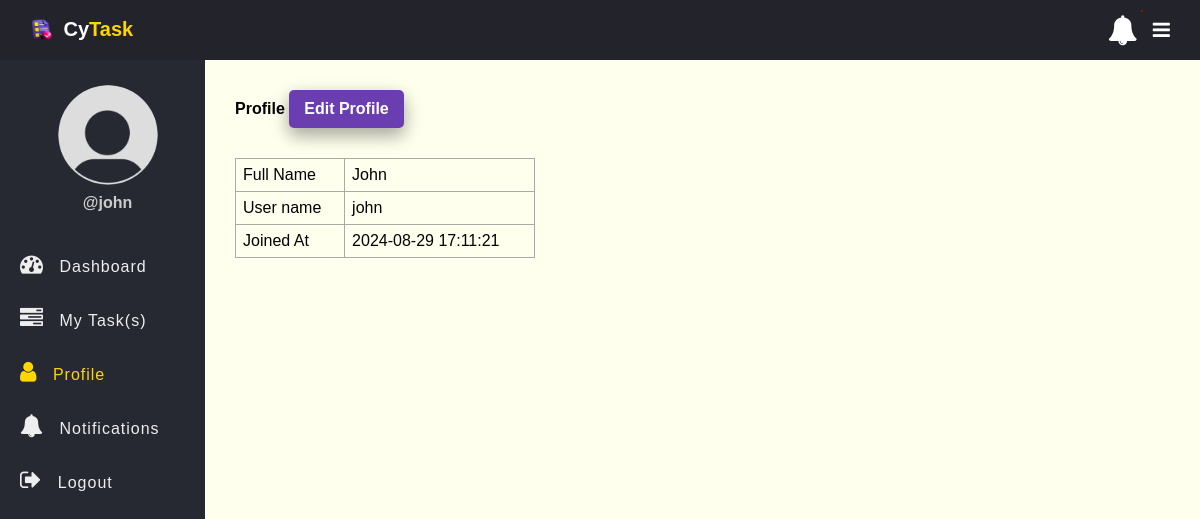
/profile.php (signed in), run on an earlier commit of the app's database.
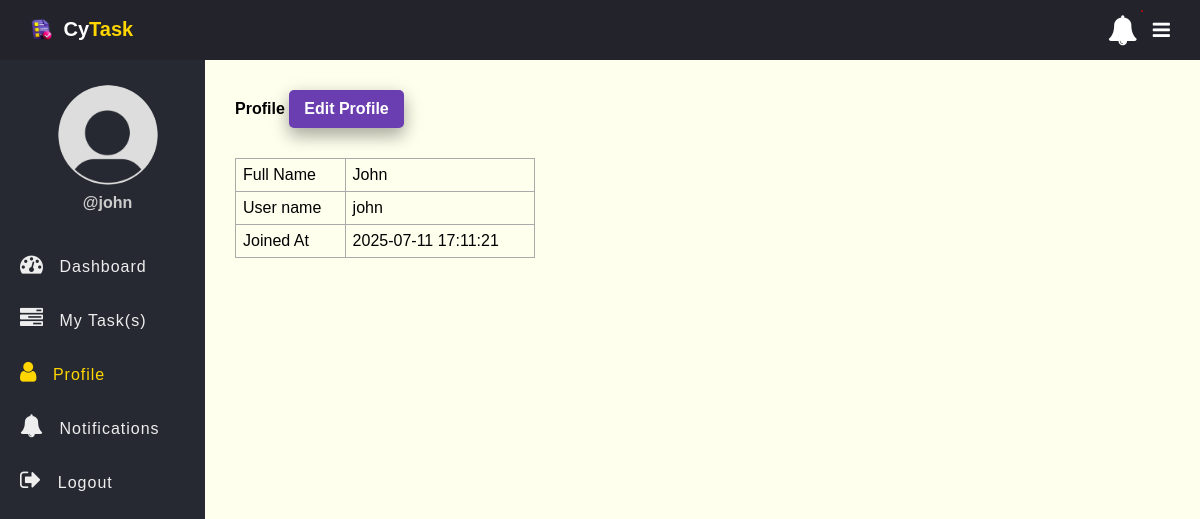
And on a later commit of the database.
### tables this page shows
CREATE TABLE `users` (
  `id` int(11) NOT NULL AUTO_INCREMENT,
  `full_name` varchar(50) NOT NULL,
  `username` varchar(50) NOT NULL,
  `password` varchar(255) NOT NULL,
  `role` enum('admin','employee') NOT NULL,
  `created_at` timestamp NOT NULL DEFAULT current_timestamp(),
  `email` varchar(255) DEFAULT NULL,
  PRIMARY KEY (`id`)
);

### app/Model/User.php (called while the page is built, shortened)
<?php
function get_user_by_id($conn, $id){
	$sql = "SELECT * FROM users WHERE id =? ";
	$stmt = $conn->prepare($sql);
	$stmt->execute([$id]);
	if($stmt->rowCount() > 0){
		$user = $stmt->fetch();
	}else $user = 0;
	return $user;
}

### profile.php (the view, shortened to what this page needs)
<?php
if (isset($_SESSION['role']) && isset($_SESSION['id']) && $_SESSION['role'] == "employee") {
    include "DB_connection.php";
    include "app/Model/User.php";
    $user = get_user_by_id($conn, $_SESSION['id']);
 ?>
<!DOCTYPE html>
<html>
<head>
	<link rel="stylesheet" href="https://stackpath.bootstrapcdn.com/font-awesome/4.7.0/css/font-awesome.min.css">
	<link rel="stylesheet" href="css/style.css">
</head>
<body>
	<?php include "inc/header.php" ?>
	<div class="body">
		<?php include "inc/nav.php" ?>
		<section class="section-1">
			<h4 class="title">Profile <a href="edit_profile.php">Edit Profile</a></h4>
         <table class="main-table" style="max-width: 300px;">
				<tr>
					<td>Full Name</td>
					<td><?=$user['full_name']?></td>
				</tr>
				<tr>
					<td>User name</td>
					<td><?=$user['username']?></td>
				</tr>
				<tr>
					<td>Joined At</td>
					<td><?=$user['created_at']?></td>
				</tr>
			</table>
		</section>
	</div>
</body>
</html>
<?php }else{
   $em = "First login";
   header("Location: login.php?error=$em");
   exit();
}
 ?>

What changed in the data, as far as the page shows it:
changed users "John": created_at "2024-08-29 17:11:21" → "2025-07-11 17:11:21"
